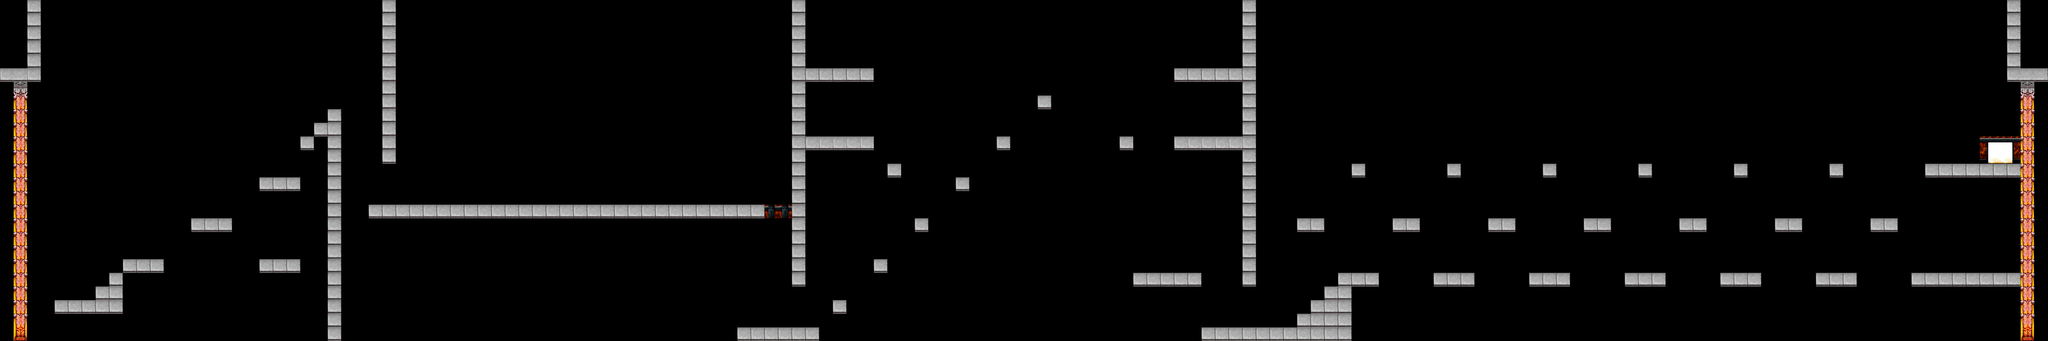

Rendered tile map (Tiled .tmx) drawn with the repository's tilesets; below, a short description and the map source with its tile grids summarised:
An orthogonal 150x25 tile map with 32x32 px tiles, 1 tile layer (タイルレイヤー1).

<map version="1.8" tiledversion="1.8.2" orientation="orthogonal" renderorder="right-down" width="150" height="25" tilewidth="32" tileheight="32" infinite="0" nextlayerid="2" nextobjectid="1">
 <editorsettings>
  <export target="Data/Map4.csv" format="csv" />
 </editorsettings>
 <tileset firstgid="1" source="森1.tsx" />
 <layer id="1" name="タイルレイヤー1" width="150" height="25">
  <data>[3750 cells, 296 non-empty, 14 distinct tile ids]</data>
 </layer>
</map>